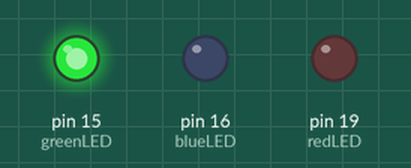
This sketch was run on a simulated Arduino Uno, built with avr-gcc and run on an emulated ATmega328P. On the bench: output pins drawn as LEDs (lit = HIGH).

Above: at 1.5 s.
At 3.2 s:
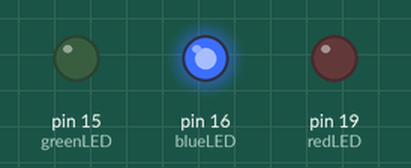
At 4.7 s:
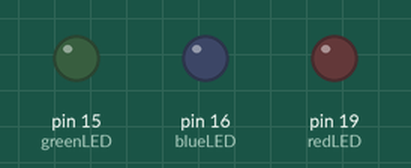
At 8.5 s:
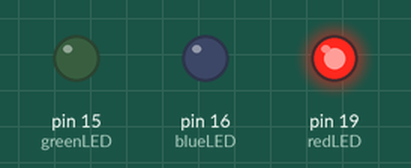
Timing chart, 0 to 14.3 s (numbered marks = the images above):
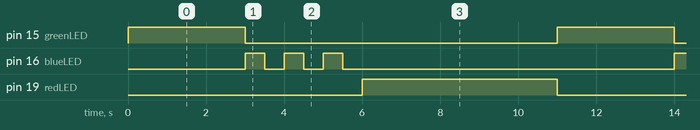

The sketch:

02_RGLED.ino
```cpp
// LED 腳位設定
int greenLED = 15;  // 綠燈
int blueLED  = 16;  // 藍燈
int redLED   = 19;  // 紅燈

void setup() {
  pinMode(greenLED, OUTPUT);
  pinMode(blueLED, OUTPUT);
  pinMode(redLED, OUTPUT);
}

void loop() {

  // 綠燈亮 3 秒
  digitalWrite(greenLED, HIGH);
  delay(3000);
  digitalWrite(greenLED, LOW);

  // 藍燈閃爍 3 次
  for (int i = 0; i < 3; i++) {

    digitalWrite(blueLED, HIGH);
    delay(500);

    digitalWrite(blueLED, LOW);
    delay(500);
  }

  // 紅燈亮 5 秒
  digitalWrite(redLED, HIGH);
  delay(5000);
  digitalWrite(redLED, LOW);
}
```

Measured:
- by itself, pin 15 (greenLED): alternates HIGH for 3.0 s and LOW for 8.0 s
- by itself, pin 16 (blueLED): repeats every 11.0 s: 2 × (LOW 0.50 s, HIGH 0.50 s), LOW 8.5 s, HIGH 0.50 s
- by itself, pin 19 (redLED): alternates HIGH for 5.0 s and LOW for 6.0 s
